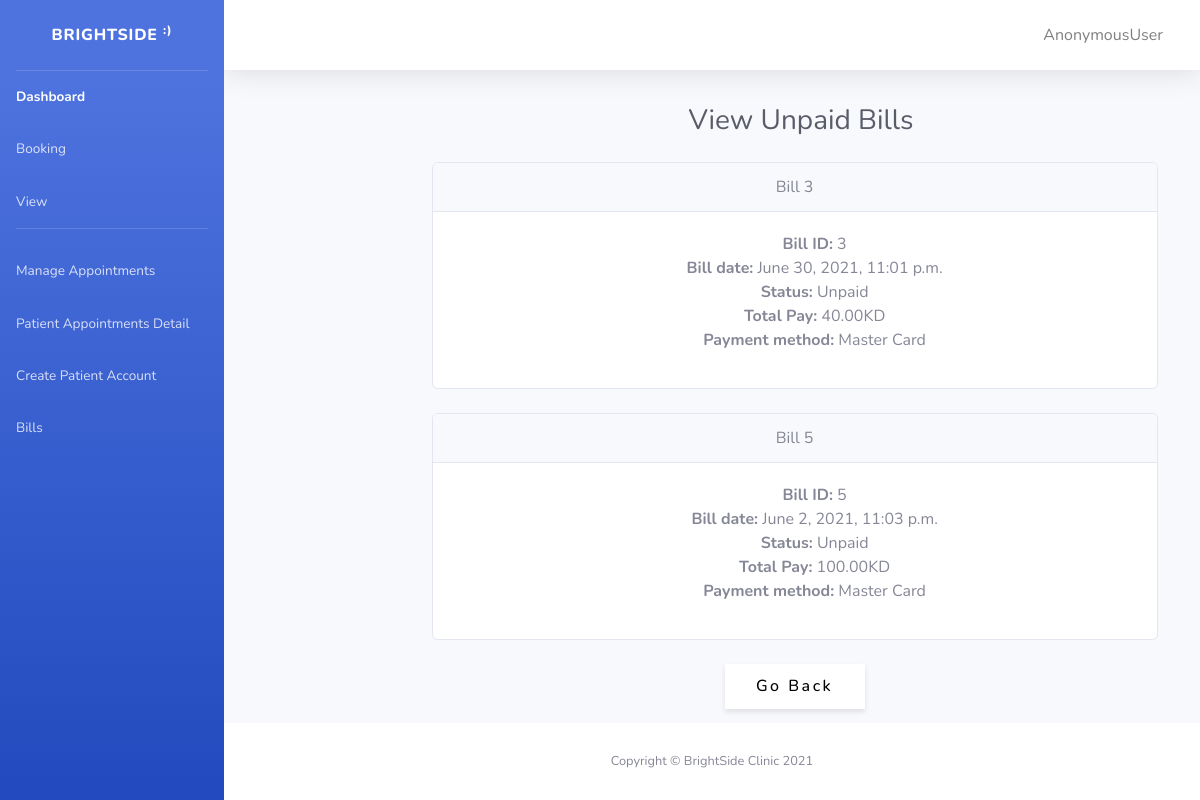
Before: /brightside/unpaid_filter/ with the older database file.
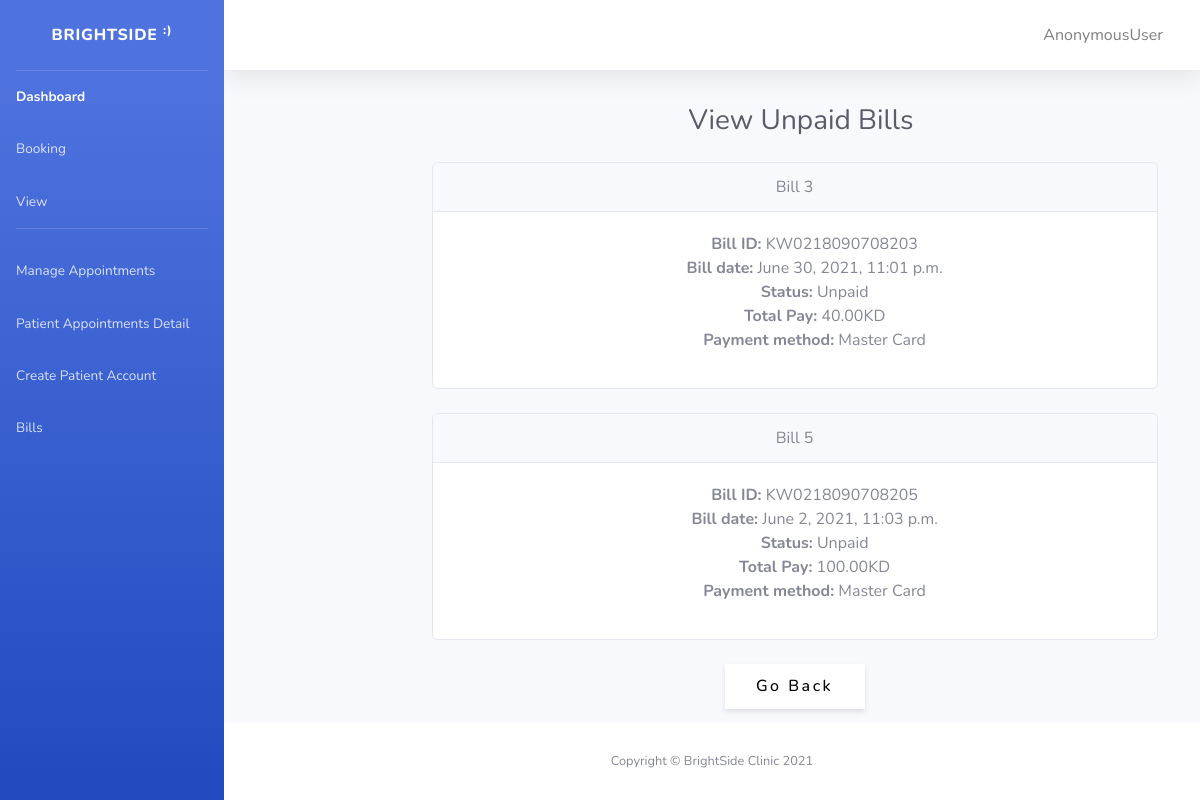
After: the same page with the newer database file.
### brightside/models.py (models this page shows)
class Bill(models.Model):
  payment_method = (
        (0, 'VISA'),
        (1, 'Master Card'),
        (2, 'Cash'),
        (3, 'Knet')
    )
  STATUS = (
        (0, 'Paid'),
        (1, 'Unpaid'),
    )
  bill_id = models.CharField(max_length=15, unique=True)
  bill_date = models.DateTimeField(null=True)
  bill_status = models.IntegerField(choices=STATUS, default=1)
  total_pay = models.DecimalField(max_digits=8, decimal_places=2)
  payment_method = models.IntegerField(choices=payment_method, default=0)
  appointment = models.OneToOneField(Appointment,
          on_delete = models.CASCADE)
  patient = models.ForeignKey('Patient', on_delete=models.CASCADE)

### brightside/views.py (the view)
# urls.py: path('unpaid_filter/', views.unpaid_filter, name='unpaid-filter'),
def unpaid_filter(request):
  data={}
  bill = Bill.objects.filter(bill_status=1)
  data['unpaid'] = bill
  return render(request, 'unpaid.html', context=data)

### brightside/templates/unpaid.html (shortened to what this page needs)
{% load static %}
<!DOCTYPE html>
<html lang="en">
<head>
    <link rel="stylesheet" type="text/css" href="{% static '/css/all.min.css' %}">
    <link rel="stylesheet" type="text/css" href="{% static '/css/index.css' %}">
    </head>
    <body id="page-top">
    <div id="wrapper">
        <ul class="navbar-nav bg-gradient-primary sidebar sidebar-dark accordion" id="accordionSidebar">
            <a class="sidebar-brand d-flex align-items-center justify-content-center" href="{% url 'index' %}">
                <div class="sidebar-brand-text mx-3">BrightSide <sup>:)</sup></div>
            </a>
            <hr class="sidebar-divider my-0">
            <li class="nav-item active">
                <a class="nav-link" href="{% url 'index' %}">
                    <span>Dashboard</span></a>
            <li class="nav-item">
                <a class="nav-link" href="{% url 'admin-booking' %}">
                    <span>Booking</span></a>
<a class="nav-link" href="{% url 'all_appointments' %}">
                    <span>View</span></a>
            <hr class="sidebar-divider d-none d-md-block">
            <a class="nav-link" href="{% url 'manage' %}">
                    <span>Manage Appointments</span></a>
                    <a class="nav-link" href="{% url 'patient-detail' %}">
                    <span>Patient Appointments Detail</span></a>
                    <a class="nav-link" href="{% url 'create-patient' %}">
                    <span>Create Patient Account</span></a>
                    <a class="nav-link" href="{% url 'bill-detail' %}">
                    <span>Bills</span></a>
        </ul>
            <div id="content-wrapper" class="d-flex flex-column">
                <div id="content">
                                  <nav class="navbar navbar-expand navbar-light bg-white topbar mb-4 static-top shadow">
                        <ul class="navbar-nav ml-auto">
                        <li class="btn">
                <a class="nav-link" href="{% url 'account_logout' %}">
                    <span>{{ user }}</span></a>
            </li>
                        </ul>
                    </nav>
                <div class="container-fluid">
                    <div class="mymargin" >
                    <div class="d-sm-flex align-items-center justify-content-between mb-4">
                       <div class="myh1"> <h1 class="h3 mb-0 text-gray-800">View Unpaid Bills</h1></div>
                    </div>
                    <div class="row">
                    <div class="row">
<div class="mysize" >
                        <div class="col-lg-6">
{% for x in unpaid %}
                            <div class="card mb-4">
                                <div class="card-header">
                                    Bill {{x.id}}
                                </div>
                                <div class="card-body" >
<ul>
<li><strong>Bill ID:</strong> {{ x.bill_id }}</li>
<li><strong>Bill date:</strong> {{ x.bill_date }}</li>
<li><strong>Status:</strong> {{ x.get_bill_status_display }}</li>
 <li> <strong>Total Pay:</strong> {{ x.total_pay }}KD</li>
<li> <strong>Payment method:</strong> {{ x.get_payment_method_display }}</li>
</ul>
                                </div>
                            </div>
{% endfor %}
<a href="{% url 'bill-detail' %}">
<button>Go Back</button></a>
</div>
</div>
                            </div>
                        </div>
                    </div>
                </div>
            </div>
            <footer class="sticky-footer bg-white">
                <div class="container my-auto">
                    <div class="copyright text-center my-auto">
                        <span>Copyright &copy; BrightSide Clinic 2021</span>
                    </div>
                </div>
            </footer>
        </div>
    </div>
</body>
</html>

Changed rows visible on the page:
changed Bill "June 30, 2021, 11:01 p.m.": bill_id "3" → "KW0218090708203"
changed Bill "June 2, 2021, 11:03 p.m.": bill_id "5" → "KW0218090708205"
